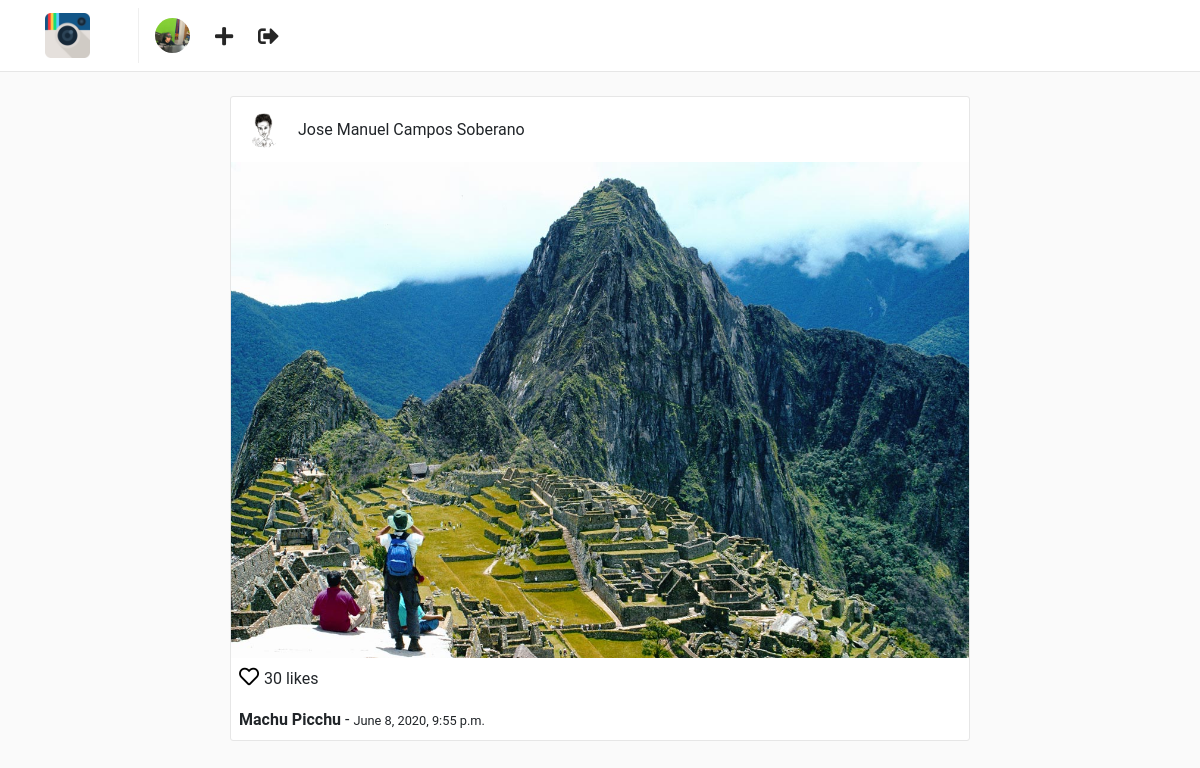
The app's page /posts/5/ (signed in) with its own data.
### users/models.py (models this page shows, shortened)
class Profile(models.Model):
    user = models.OneToOneField(
        User,
        on_delete=models.CASCADE
    )
    website = models.URLField(
        max_length=200,
        blank=True
    )
    biography = models.TextField(
        blank=True
    )
    phone_number = models.CharField(
        max_length=20,
        blank=True
    )
    picture = models.ImageField(
        upload_to='users/pictures',
        blank=True,
        null=True
    )
    create = models.DateTimeField(
        auto_now_add=True
    )
    modified = models.DateTimeField(
        auto_now=True
    )

### posts/models.py (models this page shows, shortened)
class Post(models.Model):
    user = models.ForeignKey(User, on_delete=models.CASCADE)
    profile = models.ForeignKey('users.Profile', on_delete=models.CASCADE)
    title = models.CharField(max_length=255)
    photo = models.ImageField(upload_to='posts/photos')
    created = models.DateTimeField(auto_now_add=True)
    modified = models.DateTimeField(auto_now=True)

### posts/views.py (the view)
class PostDetailView(LoginRequiredMixin, DetailView):
    template_name = 'posts/detail.html'
    queryset = Post.objects.all()
    context_object_name = 'post'

### templates/posts/detail.html (shortened to what this page needs)
{% extends "base.html" %}
{% block container %}
    <div class="container">
        <div class="row">
            {% include "posts/post_card.html" %}
        </div>
    </div>
{% endblock %}

### templates/nav.html
{% load static %}
<nav class="navbar navbar-expand-lg fixed-top" id="main-navbar">
    <div class="container">
        <a class="navbar-brand pr-5" style="border-right: 1px solid #efefef;" href="{% url "posts:feed" %}">
            <img src="{% static "img/instagram.png" %}" height="45" class="d-inline-block align-top"/>
        </a>
        <div class="collapse navbar-collapse">
            <ul class="navbar-nav mr-auto">
                <li class="nav-item">
                    <a href="{% url "users:detail" request.user.username %}">
                        {% if request.user.profile.picture %}
                            <img src="{{ request.user.profile.picture.url }}" height="35" class="d-inline-block align-top rounded-circle"/>
                        {% else%}
                            <img src="{% static 'img/default-profile.png' %}" height="35" class="d-inline-block align-top rounded-circle"/>
                        {% endif %}
                    </a>
                </li>
                <li class="nav-item nav-icon">
                    <a href="{% url "posts:create" %}">
                        <i class="fas fa-plus"></i>
                    </a>
                </li>
                <li class="nav-item nav-icon">
                    <a href="{% url "users:logout" %}">
                        <i class="fas fa-sign-out-alt"></i>
                    </a>
                </li>
            </ul>
        </div>
    </div>
</nav>

### templates/posts/post_card.html
<div class="col-sm-12 col-md-8 offset-md-2 mt-5 p-0 post-container">
    <div class="media pt-3 pl-3 pb-1">
        <a href="{% url "users:detail" post.user.username %}">
            <img class="mr-3 rounded-circle"
                 height="35"
                 src="{{ post.profile.picture.url }}"
                 alt="{{ post.user.get_full_name }}">
        </a>
        <div class="media-body">
            <p style="margin-top: 5px;">{{ post.user.get_full_name  }}</p>
        </div>
    </div>
    <img style="width: 100%;" src="{{ post.photo.url }}" alt="{{ post.title }}">
    <p class="mt-1 ml-2" >
        <a href="" style="color: #000; font-size: 20px;">
            <i class="far fa-heart"></i>
        </a> 30 likes
    </p>
    <p class="ml-2 mt-0 mb-2">
        <b>{{ post.title }}</b> - <small>{{ post.created }}</small>
    </p>
</div>

### static/css/main.css (style rules this page uses)
html, body { background: #fafafa; height: 100%; width: 100%; font-family: 'Roboto', sans-serif; }
#main-navbar { background: #fff; border-bottom: 1px solid rgba(0,0,0,.0975); }
.post-container { background: #fff; border: 1px solid #e6e6e6; border-radius: 3px; }
.nav-icon a { color: #262626; font-size: 1.3em; display: block; margin-top: .2em; margin-left: 1.2em; font-weight: 100; }

### records on screen
Post: profile.picture (picture), user.get_full_name "Jose Manuel Campos Soberano", photo (picture), title "Machu Picchu", created "June 8, 2020, 9:55 p.m."
